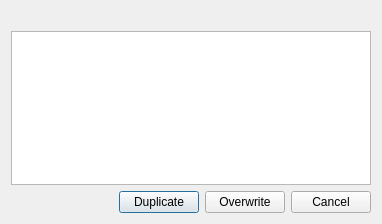
<?xml version="1.0" encoding="UTF-8"?>
<ui version="4.0">
 <class>Info</class>
 <widget class="QDialog" name="Info">
  <property name="geometry">
   <rect>
    <x>0</x>
    <y>0</y>
    <width>382</width>
    <height>224</height>
   </rect>
  </property>
  <property name="windowTitle">
   <string>Dialog</string>
  </property>
  <layout class="QGridLayout" name="gridLayout">
   <item row="2" column="0">
    <widget class="QTextEdit" name="txt_infolog">
     <property name="documentTitle">
      <string/>
     </property>
     <property name="readOnly">
      <bool>true</bool>
     </property>
    </widget>
   </item>
   <item row="5" column="0">
    <layout class="QHBoxLayout" name="horizontalLayout">
     <item>
      <spacer name="horizontalSpacer">
       <property name="orientation">
        <enum>Qt::Horizontal</enum>
       </property>
       <property name="sizeHint" stdset="0">
        <size>
         <width>40</width>
         <height>20</height>
        </size>
       </property>
      </spacer>
     </item>
     <item>
      <widget class="QPushButton" name="btn_duplicate">
       <property name="text">
        <string>Duplicate</string>
       </property>
      </widget>
     </item>
     <item>
      <widget class="QPushButton" name="btn_overwrite">
       <property name="text">
        <string>Overwrite</string>
       </property>
      </widget>
     </item>
     <item>
      <widget class="QPushButton" name="btn_cancel">
       <property name="text">
        <string>Cancel</string>
       </property>
      </widget>
     </item>
    </layout>
   </item>
   <item row="0" column="0">
    <widget class="QLabel" name="lbl_title">
     <property name="text">
      <string/>
     </property>
    </widget>
   </item>
  </layout>
 </widget>
 <resources/>
 <connections/>
</ui>
